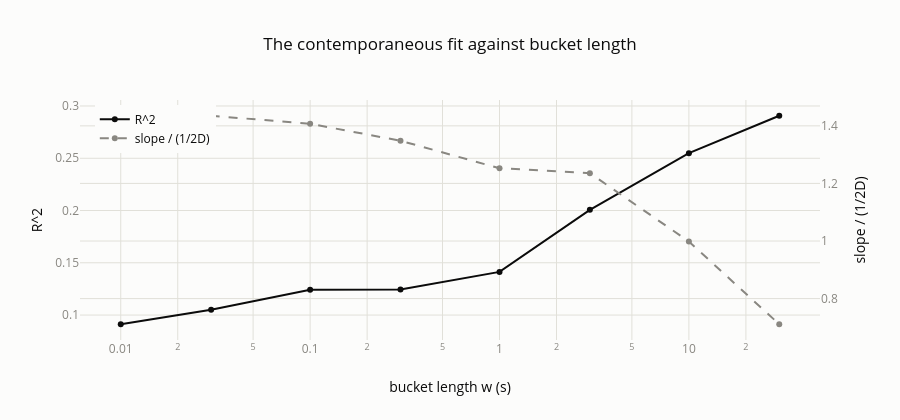

Source (notebook cell):
### Code cell
figure = go.Figure()
figure.add_trace(go.Scatter(x=CONTEMPORANEOUS["window (s)"], y=CONTEMPORANEOUS["R^2"],
                            mode="lines+markers", name="R^2", line=dict(color=INK)))
figure.add_trace(go.Scatter(x=CONTEMPORANEOUS["window (s)"], y=CONTEMPORANEOUS["slope / (1/2D)"],
                            mode="lines+markers", name="slope / (1/2D)",
                            line=dict(color=MUTED, dash="dash"), yaxis="y2"))
figure.update_layout(
    title="The contemporaneous fit against bucket length",
    xaxis=dict(title="bucket length w (s)", type="log"),
    yaxis=dict(title="R^2"), yaxis2=dict(title="slope / (1/2D)", overlaying="y", side="right"),
    height=420, legend=dict(x=0.02, y=0.98))
figure.show()

### Figure 1 — Plotly figure (JSON) as saved in the notebook; plotly's stock layout.template omitted (floating-point values rounded to 4 significant figures)
{"data": [{"line": {"color": "#0b0b0b"}, "mode": "lines+markers", "name": "R^2", "type": "scatter", "x": [0.01, 0.03, 0.1, 0.3, 1.0, 3.0, 10.0, 30.0], "y": [0.09119, 0.105, 0.1242, 0.1244, 0.1413, 0.2006, 0.2549, 0.2907]}, {"line": {"color": "#898781", "dash": "dash"}, "mode": "lines+markers", "name": "slope / (1/2D)", "type": "scatter", "x": [0.01, 0.03, 0.1, 0.3, 1.0, 3.0, 10.0, 30.0], "y": [1.42, 1.435, 1.407, 1.348, 1.253, 1.236, 0.9981, 0.7108], "yaxis": "y2"}], "layout": {"height": 420, "legend": {"x": 0.02, "y": 0.98}, "title": {"text": "The contemporaneous fit against bucket length"}, "xaxis": {"title": {"text": "bucket length w (s)"}, "type": "log"}, "yaxis": {"title": {"text": "R^2"}}, "yaxis2": {"overlaying": "y", "side": "right", "title": {"text": "slope / (1/2D)"}}}}
